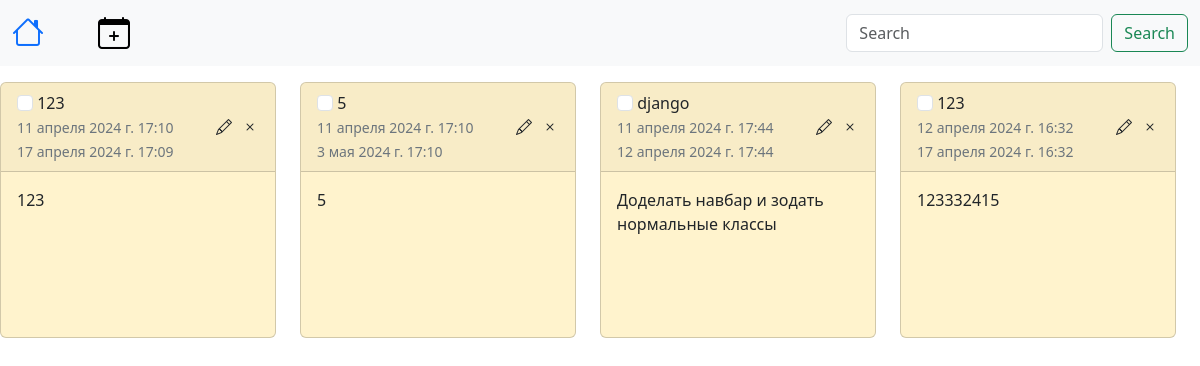
The page / on the database its author committed.
### main/models.py (models this page shows, shortened)
class Task(models.Model):
    name = models.CharField(max_length=64)
    description = models.TextField(max_length=256)
    complete = models.BooleanField(default=False)
    created = models.DateTimeField(auto_now_add=True)
    end_task_date = models.DateTimeField(default=None)
    class Meta:
        verbose_name = 'Задача'
        verbose_name_plural = 'Задачи'

### main/views.py (the view)
# urls.py: path('', IndexView.as_view(), name='index'),
class IndexView(TitleMixin, TemplateView):
    template_name = 'index.html'
    title = 'Task'
    def get_context_data(self, **kwargs):
        form = CreateTaskForm()
        context = super(IndexView, self).get_context_data()
        context.update({"Tasks": Task.objects.all(), 'form': form})
        return context

### main/forms.py
class CreateTaskForm(forms.ModelForm):
    name = forms.CharField(
        label='Название',
        widget=forms.TextInput(attrs={
            'class': 'form-control mb-3 bg-transparent',
            'placeholder': "Название",
        })
    )
    description = forms.CharField(
        label='Заметка',
        widget=forms.Textarea(attrs={
            'class': 'form-control bg-transparent h-100 p-3',
            'placeholder': "Заметка",
        })
    )
    end_task_date = forms.DateTimeField(
        label="Дедлайн",
        input_formats=[
            "%Y-%m-%dT%H:%M:%S",
            "%Y-%m-%dT%H:%M:%S.%f",
            "%Y-%m-%dT%H:%M",
        ],
        widget=forms.DateTimeInput(
            attrs={
                'class': "form-control bg-transparent",
                'type': 'datetime-local',
                'placeholder': "Дедлайн",
            },
            format="%Y-%m-%dT%H:%M",
        )
    )
    class Meta:
        model = Task
        fields = [
            'name',
            'description',
            'end_task_date',
        ]

### main/base/base.py (called while the page is built)
    def get_context_data(self, **kwargs):
        context = super(TitleMixin, self).get_context_data()
        context['title'] = self.title
        return context

### main/templates/index.html (shortened to what this page needs)
{% extends 'base.html' %}
{% block body %}
    {% if not Tasks %}
        <h1 class="text-center">Заметок нет</h1>
    {% else %}
        <div class="row row-cols-4 my-3 razmetka">
            {% for item in Tasks %}
                <div class="col d-flex justify-content-center">
                    <div id="flex_card" class="card bg-warning-subtle mb-3 flex-fill">
                        <div class="card-header d-flex justify-content-between align-items-center gap-2">
                            <div>
                                <input data-id="{{ item.id }}" class="form-check-input checkbox_complete"
                                       type="checkbox"
                                       value="" id="flexCheckDefault"
                                >
                                <span>{{ item.name }}</span>
                                <div class="text-secondary"><small>{{ item.created }}</small></div>
                                <div class="text-secondary"><small>{{ item.end_task_date }}</small></div>
                            </div>
                            <div class="d-flex gap-2">
                                <a href="{% url 'main:edit_task' item.id %}" class="btn btn-text p-0">
                                    <i class="bi bi-pencil"></i>
                                </a>
                                <a href="{% url 'main:delete_task' item.id %}" class="btn btn-text p-0">
                                    <i class="bi bi-x"></i>
                                </a>
                            </div>
                        </div>
                        <div class="card-body">
                            <p class="card-text">{{ item.description }}</p>
                        </div>
                    </div>
                </div>
            {% endfor %}
        </div>
    {% endif %}
{% endblock %}

### main/templates/base.html (shortened to what this page needs)
<!DOCTYPE html>
{% load static %}
<html lang="ru">
<head>
    <link rel="stylesheet" href="https://cdn.jsdelivr.net/npm/bootstrap-icons@1.11.3/font/bootstrap-icons.min.css">
    <link href="https://cdn.jsdelivr.net/npm/bootstrap@5.3.3/dist/css/bootstrap.min.css" rel="stylesheet"
>
    <link rel="stylesheet" href="{% static 'css/index.css' %}">
</head>
<body>
<nav class="navbar bg-body-tertiary">
    <div class="container-fluid">
        <div class="d-flex gap-5">
            <a href="{% url 'index' %}" class="nav_btn">
                <i class="bi bi-house"></i>
            </a>
            <button class="nav_btn" type="button" data-bs-toggle="modal" data-bs-target="#modal">
                <i class="bi bi-calendar-plus"></i>
            </button>
        </div>
        <form action="{% url 'task:search_results' %}" method="get" class="d-flex" role="search">
            <input name="q" class="form-control me-2" type="search" placeholder="Search" aria-label="Search">
            <button class="btn btn-outline-success" type="submit">Search</button>
        </form>
    </div>
</nav>
{% block body %}
{% endblock %}
</body>
</html>

### static/css/index.css (style rules this page uses)
.nav_btn { background: none; border: none; font-size: 2rem; }
#flex_card { max-width: 18rem; min-height: 16rem; }
.razmetka { width: 100%; }

### rows shown on the page
Task: name "123", created "11 апреля 2024 г. 17:10", end_task_date "17 апреля 2024 г. 17:09", description "123"
Task: name "5", created "11 апреля 2024 г. 17:10", end_task_date "3 мая 2024 г. 17:10", description "5"
Task: name "django", created "11 апреля 2024 г. 17:44", end_task_date "12 апреля 2024 г. 17:44", description "Доделать навбар и зодать нормальные классы"
Task: name "123", created "12 апреля 2024 г. 16:32", end_task_date "17 апреля 2024 г. 16:32", description "123332415"
